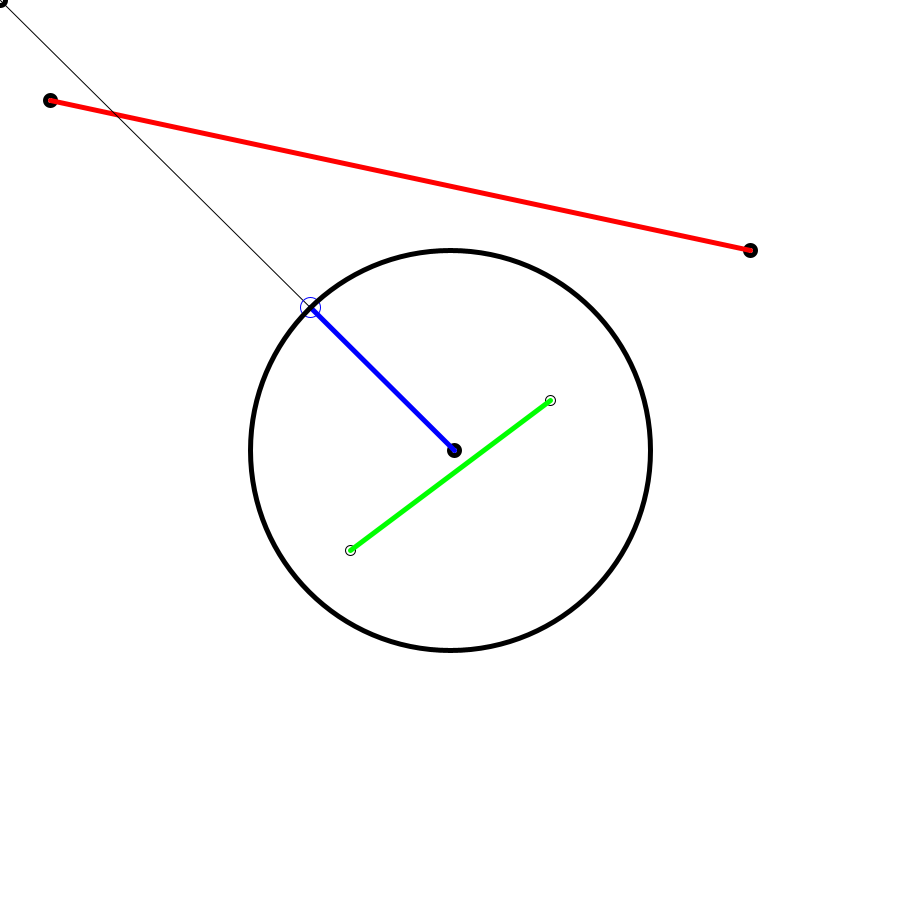
Frame 1 (no input)
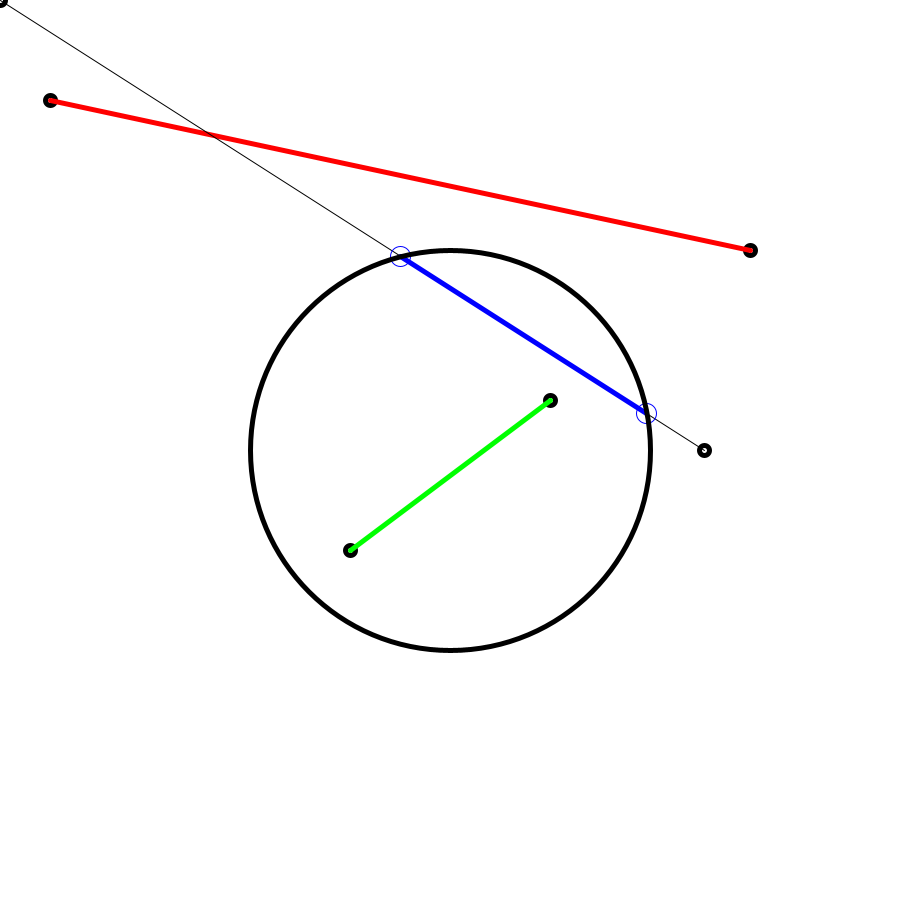
Frame 60 (the mouse pressed at the canvas centre just before this capture)
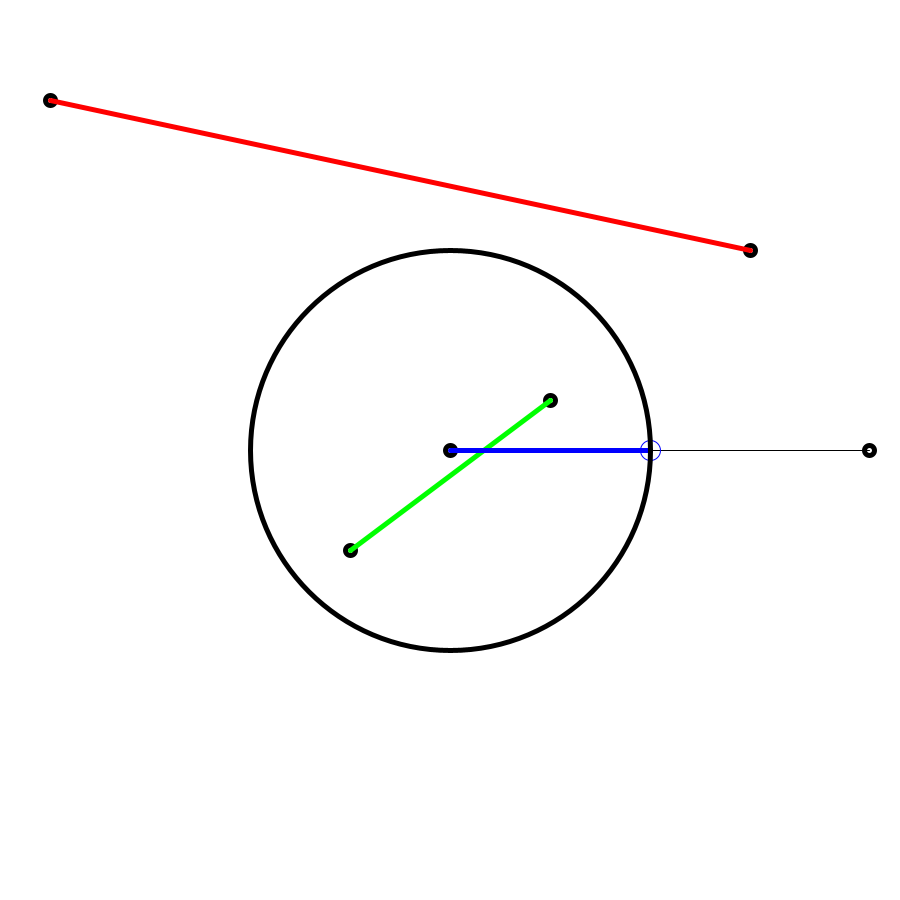
Frame 120 (the mouse held since frame 60 and released just before this capture)

The Processing sketch that drew these frames (run headless with seeded random() and noise(); from frame 60 on, the mouse is pressed at the canvas centre):

// Processing sketch: IntersectionLineCircle
// ── IntersectionLineCircle.pde

/*

 Line Circle Intersection by Amnon Owed (April 2013)
 https://github.com/AmnonOwed
 http://vimeo.com/amnon
 
 I found several methods online that will return IF a line intersects with a circle,
 however methods that also return the points of intersection
 (as the lineIntersectCircle() method included below does)
 are much harder to find. Here is PVector-based implementation.

 Built with Processing 1.5.1

*/

int rad = 200;
PVector origin, mouse, moving;
PVector inA, inB, outA, outB;
 
void setup() {
  size(900, 900);
  origin = new PVector();
  mouse = new PVector();
  moving = new PVector();
  inA = new PVector(100, -50);
  inB = new PVector(-100, 100);
  outA = new PVector(-400, -350);
  outB = new PVector(300, -200);
  noFill();
  smooth();
}
 
void draw() {
  background(255);
  translate(width/2, height/2);
  
  moving.set(sin(frameCount*0.01)*width/2, 0, 0);  
  mouse.set(mouseX-width/2, mouseY-height/2, 0);
  
  drawLine(inA, inB); // completely in
  drawLine(outA, outB); // completely out
  drawLine(mouse, moving); // interactive
  
  stroke(0);
  ellipse(origin.x, origin.y, rad*2, rad*2);
}
 
void drawLine(PVector a, PVector b) {
  stroke(0);
  ellipse(a.x, a.y, 10, 10);
  ellipse(b.x, b.y, 10, 10);
  ArrayList <PVector> points = lineIntersectCircle(a, b, origin, rad);
  if (points.size()>0) {
    strokeWeight(1);
    line(a.x, a.y, b.x, b.y);
    stroke(0, 0, 255);
    for (PVector p : points) {
      ellipse(p.x, p.y, 20, 20);
    }
    if (points.size()==2) {
      a = points.get(0);
      b = points.get(1);
    } else {
      boolean inA = a.mag()<rad;
      if (!inA) {
        a = points.get(0);
      } else {
        b = points.get(0);
      }
    }
  } else {
    boolean inA = a.mag()<rad;
    boolean inB = b.mag()<rad;
    if (inA&&inB) { stroke(0, 255, 0); } else if (!inA&&!inB) { stroke(255, 0, 0); }
  }
  strokeWeight(5);
  line(a.x, a.y, b.x, b.y);
}
 
ArrayList <PVector> lineIntersectCircle(PVector a1, PVector a2, PVector c, float r) {
  ArrayList <PVector> points = new ArrayList <PVector> ();
  
  float a  = (a2.x - a1.x) * (a2.x - a1.x) + (a2.y - a1.y) * (a2.y - a1.y);
  float b  = 2 * ( (a2.x - a1.x) * (a1.x - c.x) + (a2.y - a1.y) * (a1.y - c.y)   );
  float cc = c.x*c.x + c.y*c.y + a1.x*a1.x + a1.y*a1.y - 2 * (c.x * a1.x + c.y * a1.y) - r*r;
  float d  = b*b - 4*a*cc;
  float e  = sqrt(d);
  float u1 = ( -b + e ) / ( 2*a );
  float u2 = ( -b - e ) / ( 2*a );
  
  if ( !( (u1 < 0 || u1 > 1) && (u2 < 0 || u2 > 1) ) ) {
    if ( 0 <= u1 && u1 <= 1) { points.add( new PVector( lerp(a1.x, a2.x, u1), lerp(a1.y, a2.y, u1) ) ); }
    if ( 0 <= u2 && u2 <= 1) { points.add( new PVector( lerp(a1.x, a2.x, u2), lerp(a1.y, a2.y, u2) ) ); }
  }
  
  return points;
}
